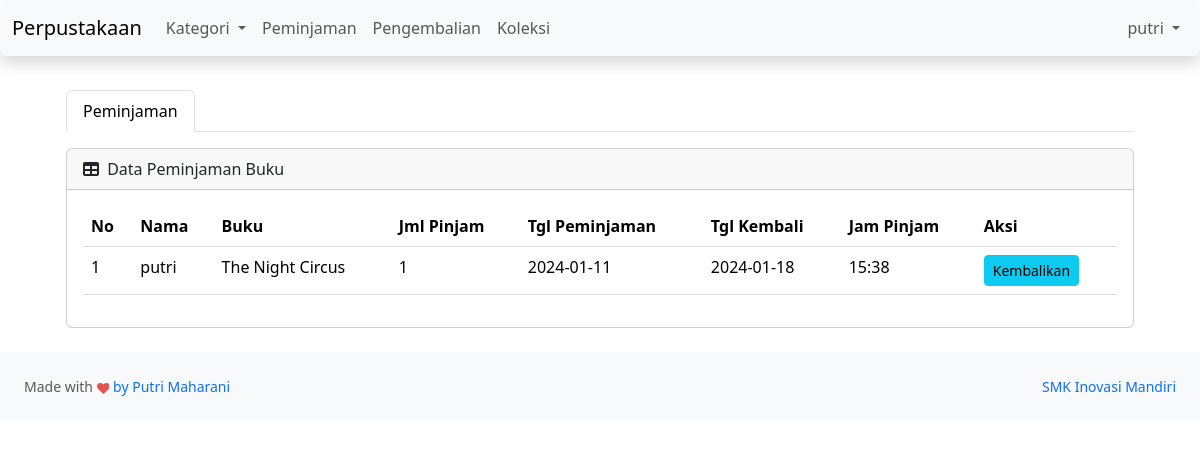
/peminjaman?id=28 (signed in), run on the app's committed database.
### tables this page shows
CREATE TABLE `peminjaman` (
  `id_peminjaman` int(11) NOT NULL,
  `id_user` int(11) NOT NULL,
  `id_buku` int(11) NOT NULL,
  `buku` varchar(255) NOT NULL,
  `nama` varchar(255) NOT NULL,
  `tgl_peminjaman` date NOT NULL,
  `tgl_kembali` date NOT NULL,
  `jml_pinjam` int(11) NOT NULL,
  `jam` varchar(11) NOT NULL,
  `guru` varchar(255) NOT NULL
);

CREATE TABLE `user` (
  `id_user` int(11) NOT NULL,
  `nama_lengkap` varchar(255) NOT NULL,
  `username` varchar(255) NOT NULL,
  `password` varchar(255) NOT NULL,
  `email` varchar(255) NOT NULL,
  `role` varchar(255) NOT NULL,
  `alamat` text NOT NULL,
  `foto` varchar(255) NOT NULL,
  `kelas` varchar(12) NOT NULL,
  `jurusan` varchar(15) NOT NULL
);

### peminjaman.php (the view, shortened to what this page needs)
<?php include "header-user.php" ?>
<?php include "navbar-user.php" ?>
<div class="container" style="padding-top: 90px;">
  <div id="layoutSidenav_content">
    <main>
      <div class="container px-4">
        <ul class="nav nav-tabs" id="myTab" role="tablist">
          <li class="nav-item" role="presentation">
            <button class="nav-link active" id="home-tab" data-bs-toggle="tab" data-bs-target="#home-tab-pane" type="button" role="tab" aria-controls="home-tab-pane" aria-selected="true">Peminjaman</button>
          </li>
        </ul>
        <div class="tab-content" id="myTabContent">
          <div class="tab-pane fade show active" id="home-tab-pane" role="tabpanel" aria-labelledby="home-tab" tabindex="0">
            <div class="card mb-4 mt-3">
              <div class="card-header">
                <i class="fas fa-table me-1"></i>
                Data Peminjaman Buku
              </div>
              <div class="card-body">
                <table class="table" id="datatablesSimple">
                  <thead>
                    <tr>
                      <th>No</th>
                      <th>Nama</th>
                      <th>Buku</th>
                      <th>Jml Pinjam</th>
                      <th>Tgl Peminjaman</th>
                      <th>Tgl Kembali</th>
                      <th>Jam Pinjam</th>
                      <th>Aksi</th>
                    </tr>
                  </thead>
                  <tbody>
                    <?php
                    $id = $_GET['id'];
                    $tampil = mysqli_query($koneksi, "SELECT * FROM peminjaman AS p JOIN user AS u ON u.id_user = p.id_user WHERE p.id_user='$id'");
                    while ($loop = mysqli_fetch_array($tampil)) :
                      ?>
                      <tr>
                        <td><?= $no++ ?></td>
                        <td><?= $loop['nama_lengkap'] ?></td>
                        <td><?= $loop['buku'] ?></td>
                        <td><?= $loop['jml_pinjam'] ?></td>
                        <td><?= $loop['tgl_peminjaman'] ?></td>
                        <td><?= $loop['tgl_kembali'] ?></td>
                        <td><?= $loop['jam'] ?></td>
                        <td>
                          <button type="submit" name="kembali" class="btn btn-info btn-sm" data-bs-toggle="modal" data-bs-target="#kembaliBuku<?= $no ?>">Kembalikan</button>
                        </td>
                      </tr>
                    <?php endwhile; ?>
                  </tbody>
                </table>
              </div>
            </div>
          </div>
        </div>
      </div>
    </main>
  </div>
  </div>
  <?php include "footer-user.php" ?>

### data on the page
peminjaman: id_user.nama_lengkap "putri", buku "The Night Circus", jml_pinjam "1", tgl_peminjaman "2024-01-11", tgl_kembali "2024-01-18", jam "15:38"

### other printed values
$_SESSION['nama_lengkap'] "putri"
